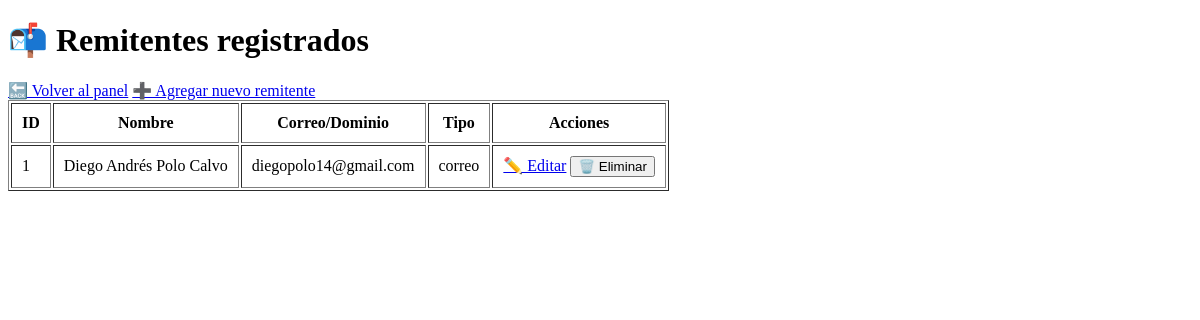
Page /remitentes/ (signed in) on the earlier database version.
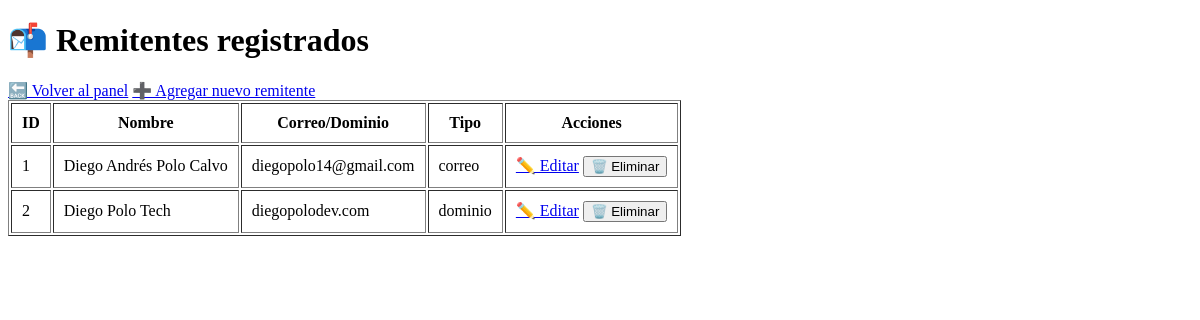
Same page on the later database version.
### app/models.py (models this page shows)
class Remitente(db.Model):
    __tablename__ = 'remitentes'
    id = db.Column(db.Integer, primary_key=True)
    email = db.Column(db.String(255), nullable=False)
    nombre = db.Column(db.String(255), nullable=True)
    activo = db.Column(db.Boolean, default=True)
    tipo = db.Column(db.String(50), nullable=False)  # puede ser 'correo' o 'dominio'
    destinatarios = db.relationship(
        'Destinatario',
        secondary=remitente_destinatario,
        back_populates='remitentes'
    )

### app/routes/remitentes.py (the view)
@remitentes_bp.route("/")
@login_required
def lista_remitentes():
    remitentes =  Remitente.query.filter_by(activo=True).all()
    return render_template("remitentes/remitentes.html", remitentes=remitentes)

### app/routes/main.py (called while the page is built)
@login_manager.user_loader
def load_user(user_id):
    return Usuario.query.get(int(user_id))

### app/templates/remitentes/remitentes.html (shortened to what this page needs)
<!DOCTYPE html>
<html lang="es">
<head>
</head>
<body>
    <h1>📬 Remitentes registrados</h1>
    <a href="{{ url_for('main.panel') }}">🔙 Volver al panel</a>
    <a href="{{ url_for('remitentes.agregar_remitente') }}">➕ Agregar nuevo remitente</a>
    <table border="1" cellpadding="10">
        <thead>
            <tr>
                <th>ID</th>
                <th>Nombre</th>
                <th>Correo/Dominio</th>
                <th>Tipo</th>
                <th>Acciones</th>
            </tr>
        </thead>
        <tbody>
            {% for remitente in remitentes %}
                <tr>
                    <td>{{ remitente.id }}</td>
                    <td>{{ remitente.nombre }}</td>
                    <td>{{ remitente.email }}</td>
                    <td>{{ remitente.tipo }}</td>
                    <td>
                        <a href="{{ url_for('remitentes.editar_remitente', id=remitente.id) }}">✏️ Editar</a>
                        <form action="{{ url_for('remitentes.eliminar_remitente_route', id=remitente.id) }}" method="POST" style="display:inline;" onsubmit="return confirm('¿Eliminar este remitente?');">
                            <button type="submit">🗑️ Eliminar</button>
                        </form>
                    </td>
                </tr>
            {% endfor %}
        </tbody>
    </table>
</body>
</html>

Differences in the rows shown:
added Remitente: id "2", nombre "Diego Polo Tech", email "diegopolodev.com", tipo "dominio"
